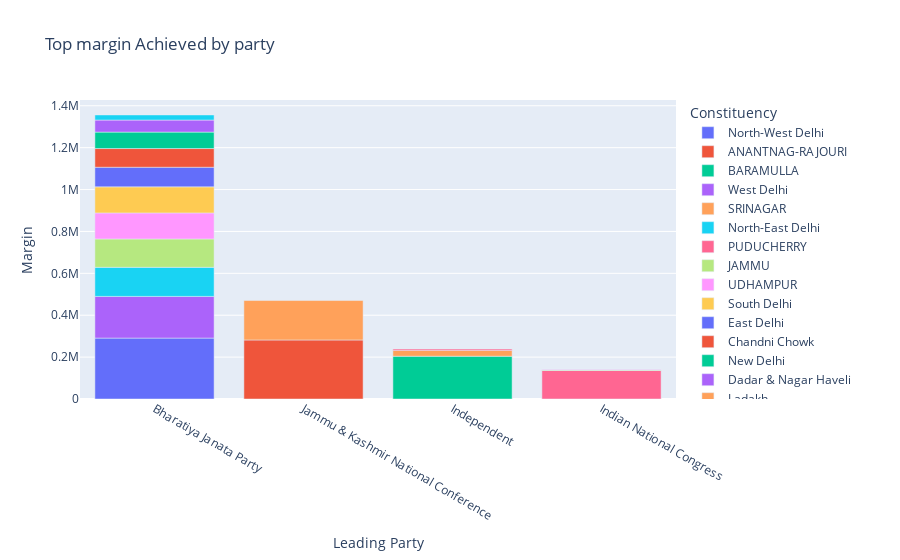

Here is the notebook cell this chart was saved with:
### Code cell
# Sort by 'Margin and select top 20 rows
top_20 = df.sort_values(by='Margin',ascending=False).head(20)


# Create the bar plot

fig = px.bar(top_20,x='Leading Party', y='Margin', title='Top margin Achieved by party',
             color='Constituency')

py.init_notebook_mode(connected=True)


fig.show()

### Figure 1 — Plotly figure (JSON) as saved in the notebook; plotly's stock layout.template omitted (floating-point values rounded to 4 significant figures)
{"data": [{"alignmentgroup": "True", "hovertemplate": "Constituency=North-West Delhi<br>Leading Party=%{x}<br>Margin=%{y}<extra></extra>", "legendgroup": "North-West Delhi", "marker": {"color": "#636efa", "pattern": {"shape": ""}}, "name": "North-West Delhi", "offsetgroup": "North-West Delhi", "orientation": "v", "showlegend": true, "textposition": "auto", "type": "bar", "x": ["Bharatiya Janata Party"], "xaxis": "x", "y": [290849], "yaxis": "y"}, {"alignmentgroup": "True", "hovertemplate": "Constituency=ANANTNAG-RAJOURI<br>Leading Party=%{x}<br>Margin=%{y}<extra></extra>", "legendgroup": "ANANTNAG-RAJOURI", "marker": {"color": "#EF553B", "pattern": {"shape": ""}}, "name": "ANANTNAG-RAJOURI", "offsetgroup": "ANANTNAG-RAJOURI", "orientation": "v", "showlegend": true, "textposition": "auto", "type": "bar", "x": ["Jammu & Kashmir National Conference"], "xaxis": "x", "y": [281794], "yaxis": "y"}, {"alignmentgroup": "True", "hovertemplate": "Constituency=BARAMULLA<br>Leading Party=%{x}<br>Margin=%{y}<extra></extra>", "legendgroup": "BARAMULLA", "marker": {"color": "#00cc96", "pattern": {"shape": ""}}, "name": "BARAMULLA", "offsetgroup": "BARAMULLA", "orientation": "v", "showlegend": true, "textposition": "auto", "type": "bar", "x": ["Independent"], "xaxis": "x", "y": [204142], "yaxis": "y"}, {"alignmentgroup": "True", "hovertemplate": "Constituency=West Delhi<br>Leading Party=%{x}<br>Margin=%{y}<extra></extra>", "legendgroup": "West Delhi", "marker": {"color": "#ab63fa", "pattern": {"shape": ""}}, "name": "West Delhi", "offsetgroup": "West Delhi", "orientation": "v", "showlegend": true, "textposition": "auto", "type": "bar", "x": ["Bharatiya Janata Party"], "xaxis": "x", "y": [199013], "yaxis": "y"}, {"alignmentgroup": "True", "hovertemplate": "Constituency=SRINAGAR<br>Leading Party=%{x}<br>Margin=%{y}<extra></extra>", "legendgroup": "SRINAGAR", "marker": {"color": "#FFA15A", "pattern": {"shape": ""}}, "name": "SRINAGAR", "offsetgroup": "SRINAGAR", "orientation": "v", "showlegend": true, "textposition": "auto", "type": "bar", "x": ["Jammu & Kashmir National Conference"], "xaxis": "x", "y": [188416], "yaxis": "y"}, {"alignmentgroup": "True", "hovertemplate": "Constituency=North-East Delhi<br>Leading Party=%{x}<br>Margin=%{y}<extra></extra>", "legendgroup": "North-East Delhi", "marker": {"color": "#19d3f3", "pattern": {"shape": ""}}, "name": "North-East Delhi", "offsetgroup": "North-East Delhi", "orientation": "v", "showlegend": true, "textposition": "auto", "type": "bar", "x": ["Bharatiya Janata Party"], "xaxis": "x", "y": [138778], "yaxis": "y"}, {"alignmentgroup": "True", "hovertemplate": "Constituency=PUDUCHERRY<br>Leading Party=%{x}<br>Margin=%{y}<extra></extra>", "legendgroup": "PUDUCHERRY", "marker": {"color": "#FF6692", "pattern": {"shape": ""}}, "name": "PUDUCHERRY", "offsetgroup": "PUDUCHERRY", "orientation": "v", "showlegend": true, "textposition": "auto", "type": "bar", "x": ["Indian National Congress"], "xaxis": "x", "y": [136516], "yaxis": "y"}, {"alignmentgroup": "True", "hovertemplate": "Constituency=JAMMU<br>Leading Party=%{x}<br>Margin=%{y}<extra></extra>", "legendgroup": "JAMMU", "marker": {"color": "#B6E880", "pattern": {"shape": ""}}, "name": "JAMMU", "offsetgroup": "JAMMU", "orientation": "v", "showlegend": true, "textposition": "auto", "type": "bar", "x": ["Bharatiya Janata Party"], "xaxis": "x", "y": [135498], "yaxis": "y"}, {"alignmentgroup": "True", "hovertemplate": "Constituency=UDHAMPUR<br>Leading Party=%{x}<br>Margin=%{y}<extra></extra>", "legendgroup": "UDHAMPUR", "marker": {"color": "#FF97FF", "pattern": {"shape": ""}}, "name": "UDHAMPUR", "offsetgroup": "UDHAMPUR", "orientation": "v", "showlegend": true, "textposition": "auto", "type": "bar", "x": ["Bharatiya Janata Party"], "xaxis": "x", "y": [124373], "yaxis": "y"}, {"alignmentgroup": "True", "hovertemplate": "Constituency=South Delhi<br>Leading Party=%{x}<br>Margin=%{y}<extra></extra>", "legendgroup": "South Delhi", "marker": {"color": "#FECB52", "pattern": {"shape": ""}}, "name": "South Delhi", "offsetgroup": "South Delhi", "orientation": "v", "showlegend": true, "textposition": "auto", "type": "bar", "x": ["Bharatiya Janata Party"], "xaxis": "x", "y": [124333], "yaxis": "y"}, {"alignmentgroup": "True", "hovertemplate": "Constituency=East Delhi<br>Leading Party=%{x}<br>Margin=%{y}<extra></extra>", "legendgroup": "East Delhi", "marker": {"color": "#636efa", "pattern": {"shape": ""}}, "name": "East Delhi", "offsetgroup": "East Delhi", "orientation": "v", "showlegend": true, "textposition": "auto", "type": "bar", "x": ["Bharatiya Janata Party"], "xaxis": "x", "y": [93663], "yaxis": "y"}, {"alignmentgroup": "True", "hovertemplate": "Constituency=Chandni Chowk<br>Leading Party=%{x}<br>Margin=%{y}<extra></extra>", "legendgroup": "Chandni Chowk", "marker": {"color": "#EF553B", "pattern": {"shape": ""}}, "name": "Chandni Chowk", "offsetgroup": "Chandni Chowk", "orientation": "v", "showlegend": true, "textposition": "auto", "type": "bar", "x": ["Bharatiya Janata Party"], "xaxis": "x", "y": [89325], "yaxis": "y"}, {"alignmentgroup": "True", "hovertemplate": "Constituency=New Delhi<br>Leading Party=%{x}<br>Margin=%{y}<extra></extra>", "legendgroup": "New Delhi", "marker": {"color": "#00cc96", "pattern": {"shape": ""}}, "name": "New Delhi", "offsetgroup": "New Delhi", "orientation": "v", "showlegend": true, "textposition": "auto", "type": "bar", "x": ["Bharatiya Janata Party"], "xaxis": "x", "y": [78370], "yaxis": "y"}, {"alignmentgroup": "True", "hovertemplate": "Constituency=Dadar & Nagar Haveli<br>Leading Party=%{x}<br>Margin=%{y}<extra></extra>", "legendgroup": "Dadar & Nagar Haveli", "marker": {"color": "#ab63fa", "pattern": {"shape": ""}}, "name": "Dadar & Nagar Haveli", "offsetgroup": "Dadar & Nagar Haveli", "orientation": "v", "showlegend": true, "textposition": "auto", "type": "bar", "x": ["Bharatiya Janata Party"], "xaxis": "x", "y": [57584], "yaxis": "y"}, {"alignmentgroup": "True", "hovertemplate": "Constituency=Ladakh<br>Leading Party=%{x}<br>Margin=%{y}<extra></extra>", "legendgroup": "Ladakh", "marker": {"color": "#FFA15A", "pattern": {"shape": ""}}, "name": "Ladakh", "offsetgroup": "Ladakh", "orientation": "v", "showlegend": true, "textposition": "auto", "type": "bar", "x": ["Independent"], "xaxis": "x", "y": [27862], "yaxis": "y"}, {"alignmentgroup": "True", "hovertemplate": "Constituency=Andaman & Nicobar Islands<br>Leading Party=%{x}<br>Margin=%{y}<extra></extra>", "legendgroup": "Andaman & Nicobar Islands", "marker": {"color": "#19d3f3", "pattern": {"shape": ""}}, "name": "Andaman & Nicobar Islands", "offsetgroup": "Andaman & Nicobar Islands", "orientation": "v", "showlegend": true, "textposition": "auto", "type": "bar", "x": ["Bharatiya Janata Party"], "xaxis": "x", "y": [24396], "yaxis": "y"}, {"alignmentgroup": "True", "hovertemplate": "Constituency=Daman & Diu<br>Leading Party=%{x}<br>Margin=%{y}<extra></extra>", "legendgroup": "Daman & Diu", "marker": {"color": "#FF6692", "pattern": {"shape": ""}}, "name": "Daman & Diu", "offsetgroup": "Daman & Diu", "orientation": "v", "showlegend": true, "textposition": "auto", "type": "bar", "x": ["Independent"], "xaxis": "x", "y": [6225], "yaxis": "y"}, {"alignmentgroup": "True", "hovertemplate": "Constituency=Lakshadweep<br>Leading Party=%{x}<br>Margin=%{y}<extra></extra>", "legendgroup": "Lakshadweep", "marker": {"color": "#B6E880", "pattern": {"shape": ""}}, "name": "Lakshadweep", "offsetgroup": "Lakshadweep", "orientation": "v", "showlegend": true, "textposition": "auto", "type": "bar", "x": ["Indian National Congress"], "xaxis": "x", "y": [2647], "yaxis": "y"}, {"alignmentgroup": "True", "hovertemplate": "Constituency=Chandigarh<br>Leading Party=%{x}<br>Margin=%{y}<extra></extra>", "legendgroup": "Chandigarh", "marker": {"color": "#FF97FF", "pattern": {"shape": ""}}, "name": "Chandigarh", "offsetgroup": "Chandigarh", "orientation": "v", "showlegend": true, "textposition": "auto", "type": "bar", "x": ["Indian National Congress"], "xaxis": "x", "y": [2504], "yaxis": "y"}], "layout": {"barmode": "relative", "legend": {"title": {"text": "Constituency"}, "tracegroupgap": 0}, "title": {"text": "Top margin Achieved by party"}, "xaxis": {"anchor": "y", "domain": [0, 1], "title": {"text": "Leading Party"}}, "yaxis": {"anchor": "x", "domain": [0, 1], "title": {"text": "Margin"}}}}
